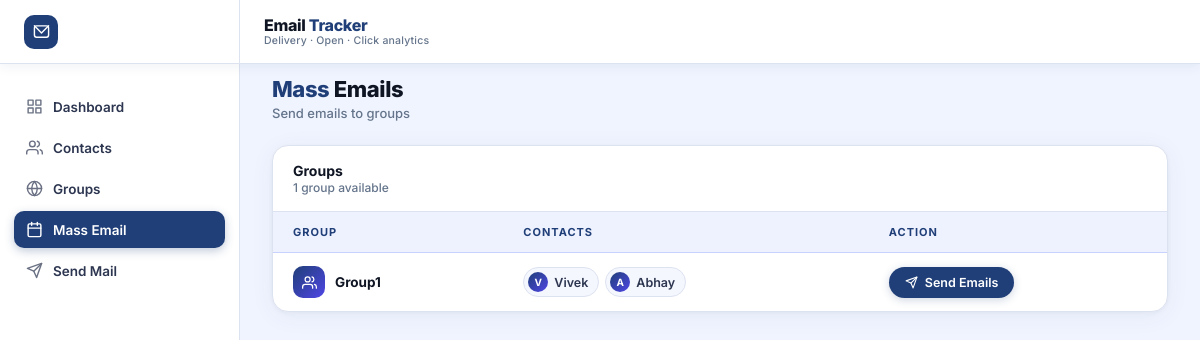
Page /schedule/ on the committed database.
### tracker/models.py (models this page shows, shortened)
class Group(models.Model):
    name = models.CharField(max_length=200)
    contacts = models.ManyToManyField(Contact)
    created_at = models.DateTimeField(auto_now_add=True)

class Contact(models.Model):
    name = models.CharField(max_length=200)
    email = models.EmailField(unique=True)
    created_at = models.DateTimeField(auto_now_add=True)

### tracker/views.py (the view)
# urls.py: path("schedule/", views.schedule_page, name="schedule"),
def schedule_page(request):
    groups = Group.objects.all()
    return render(request, "schedule.html", {"groups": groups})

### tracker/templates/schedule.html (shortened to what this page needs)
{% extends 'base.html' %}
{% block nav_schedule %}active{% endblock %}
{% block content %}
    <div class="page-header">
        <div>
            <div class="page-title"><span>Mass</span> Emails</div>
            <div class="page-subtitle">Send emails to groups</div>
        </div>
    </div>
    <div class="table-wrap">
        <div class="table-toolbar">
            <div>
                <div class="table-title">Groups</div>
                <div class="table-count">{{ groups|length }} group{{ groups|length|pluralize }} available</div>
            </div>
        </div>
        <div class="table-scroll">
            {% if groups %}
            <table>
                <thead>
                    <tr>
                        <th>Group</th>
                        <th>Contacts</th>
                        <th>Action</th>
                    </tr>
                </thead>
                <tbody>
                    {% for group in groups %}
                    <tr>
                        <td>
                            <div class="group-name-cell">
                                <div class="group-avatar">
                                    <svg viewBox="0 0 24 24" fill="none" stroke="currentColor" stroke-width="2"
                                         stroke-linecap="round" stroke-linejoin="round">
                                        <path d="M17 21v-2a4 4 0 0 0-4-4H5a4 4 0 0 0-4 4v2"/>
                                        <circle cx="9" cy="7" r="4"/>
                                        <path d="M23 21v-2a4 4 0 0 0-3-3.87"/>
                                        <path d="M16 3.13a4 4 0 0 1 0 7.75"/>
                                    </svg>
                                </div>
                                <span class="group-label">{{ group.name }}</span>
                            </div>
                        </td>
                        <td>
                            <div class="contact-names-cell">
                                {% for contact in group.contacts.all %}
                                    <span class="contact-name-tag">
                                        <span class="contact-name-initial">{{ contact.name|first|upper }}</span>
                                        {{ contact.name }}
                                    </span>
                                {% empty %}
                                    <span class="no-members">No contacts</span>
                                {% endfor %}
                            </div>
                        </td>
                        <td>
    <button
        class="send-email-btn"
        data-group-id="{{ group.id }}"
        data-group-name="{{ group.name }}"
        onclick="handleSend(this)"
    >
        <svg viewBox="0 0 24 24" fill="none" stroke="currentColor" stroke-width="2"
             stroke-linecap="round" stroke-linejoin="round">
            <line x1="22" y1="2" x2="11" y2="13"/>
            <polygon points="22 2 15 22 11 13 2 9 22 2"/>
        </svg>
        Send Emails
    </button>
</td>
                    </tr>
                    {% endfor %}
                </tbody>
            </table>
            {% endif %}
        </div>
    </div>
{% endblock %}

### rows in the picture
Group: name "Group1"
Contact: name|first "V", name "Vivek"
Contact: name|first "A", name "Abhay"

### other values in the picture
{{ groups|length }} "1"
